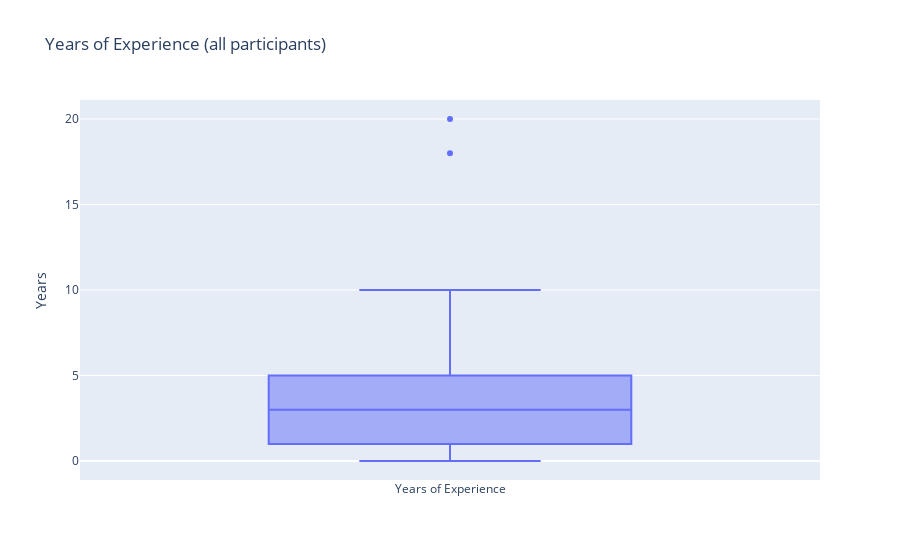

Here is the notebook cell this chart was saved with:
### Code cell
fig2 = create_experience_histogram(df["Q2"], title='Years of Experience (all participants)')
fig2.show()

# fig3 = create_experience_histogram(df_safety["Q2"], title='Years of Experience (AI Safety Researchers)')
# fig3.show()

# fig4 = create_experience_histogram(df_engineer["Q2"], title='Years of Experience (Industry Engineers)')
# fig4.show()

# fig5 = create_experience_histogram(df_academic["Q2"], title='Years of Experience (Academic Researchers)')
# fig5.show()

### Figure 1 — Plotly figure (JSON) as saved in the notebook; plotly's stock layout.template omitted (floating-point values rounded to 4 significant figures)
{"data": [{"name": "Years of Experience", "type": "box", "y": [0, 0, 0, 0, 0, 0.5, 0.5, 1, 1, 1, 1, 1, 1, 1, 1, 1, 1, 2, 2, 2, 2, 2, 2, 2, 2, 2, 2, 2.5, 3, 3, 3, 3, 3, 3, 3, 3, 3, 3, 3, 3, 4, 4, 4, 4, 4, 4, 5, 5, 5, 5, 5, 5, 5, 7, 7, 8, 8, 8, 10, 10, 10, 18, 20]}], "layout": {"showlegend": false, "title": {"text": "Years of Experience (all participants)"}, "yaxis": {"title": {"text": "Years"}}}}
